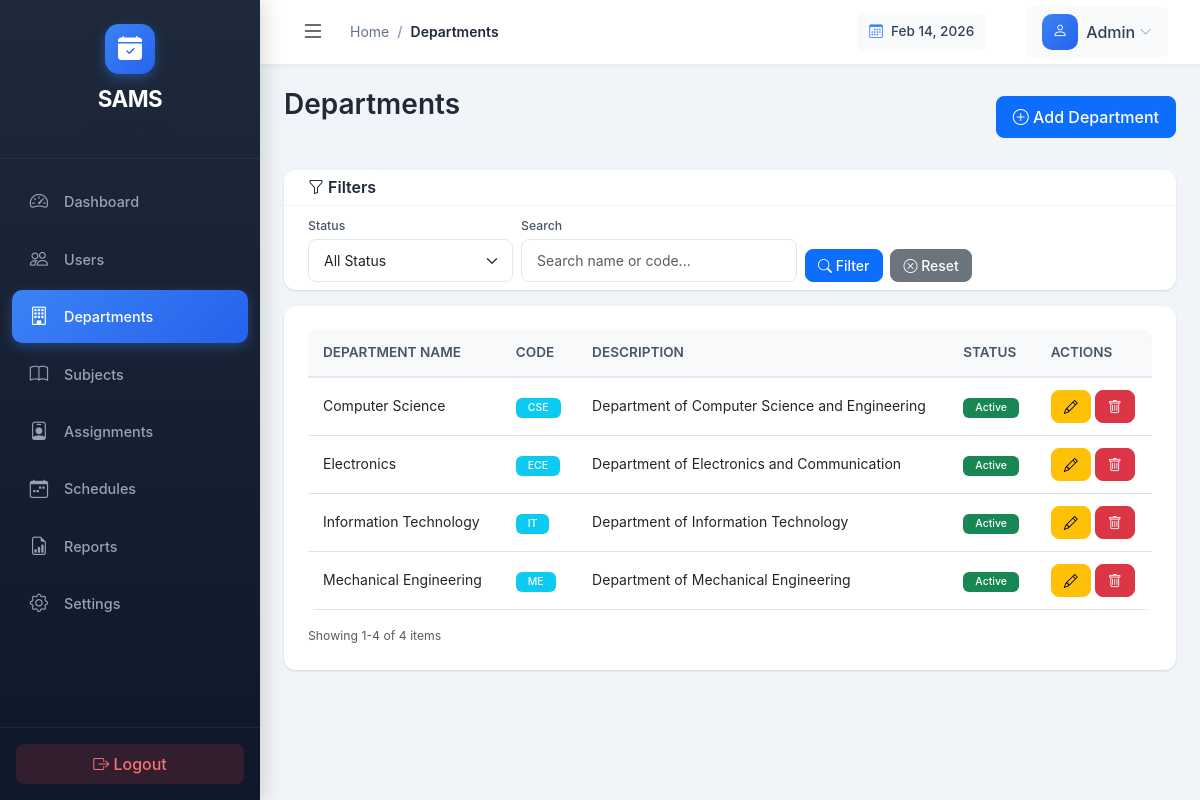
The page /admin/departments.php (signed in) on the database its author committed.
### tables this page shows
CREATE TABLE departments (
    id INT PRIMARY KEY AUTO_INCREMENT,
    name VARCHAR(100) NOT NULL,
    code VARCHAR(20) UNIQUE NOT NULL,
    description TEXT,
    hod_id INT,
    is_active BOOLEAN DEFAULT TRUE,
    created_at TIMESTAMP DEFAULT CURRENT_TIMESTAMP,
    updated_at TIMESTAMP DEFAULT CURRENT_TIMESTAMP ON UPDATE CURRENT_TIMESTAMP,
    FOREIGN KEY (hod_id) REFERENCES users(id) ON DELETE SET NULL,
    INDEX idx_code (code),
    INDEX idx_active (is_active)
);

### public/admin/departments.php (the view, shortened to what this page needs)
<?php
$database = new Database();
$db = $database->getConnection();
$departments = [];
if ($db) {
    try {
        $stmt = $db->query("SELECT * FROM departments ORDER BY name");
        $departments = $stmt->fetchAll();
    } catch (Exception $e) {
        error_log($e->getMessage());
    }
}
?>
<!DOCTYPE html>
<html lang="en">
<head>
    <link href="https://cdn.jsdelivr.net/npm/bootstrap@5.3.0/dist/css/bootstrap.min.css" rel="stylesheet">
    <link rel="stylesheet" href="https://cdn.jsdelivr.net/npm/bootstrap-icons@1.11.0/font/bootstrap-icons.css">
    <link rel="stylesheet" href="../assets/css/admin.css">
</head>
<body>
    <?php include '../includes/sidebar.php'; ?>
    <div class="main-content">
        <?php include '../includes/navbar.php'; ?>
        <div class="content-wrapper">
            <div class="d-flex justify-content-between align-items-center mb-4">
                <h2>Departments</h2>
                <button class="btn btn-primary" data-bs-toggle="modal" data-bs-target="#addDepartmentModal">
                    <i class="bi bi-plus-circle"></i> Add Department
                </button>
            </div>
            <div class="card mb-3">
                <div class="card-header py-2">
                    <h6 class="mb-0"><i class="bi bi-funnel"></i> Filters</h6>
                </div>
                <div class="card-body py-2">
                    <div class="row g-2 align-items-end">
                        <div class="col-md-3">
                            <label class="form-label small mb-1">Status</label>
                            <select class="form-select form-select-sm" id="filterStatus">
                                <option value="">All Status</option>
                            </select>
                        </div>
                        <div class="col-md-4">
                            <label class="form-label small mb-1">Search</label>
                            <input type="text" class="form-control form-control-sm" id="searchInput" placeholder="Search name or code...">
                        </div>
                        <div class="col-md-3">
                            <button class="btn btn-sm btn-primary me-1" onclick="applyFilters()"><i class="bi bi-search"></i> Filter</button>
                            <button class="btn btn-sm btn-secondary" onclick="resetFilters()"><i class="bi bi-x-circle"></i> Reset</button>
                        </div>
                    </div>
                </div>
            </div>
            <div class="card">
                <div class="card-body">
                    <div class="table-responsive">
                        <table class="table table-hover">
                            <thead class="table-light">
                                <tr>
                                    <th>Department Name</th>
                                    <th>Code</th>
                                    <th>Description</th>
                                    <th>Status</th>
                                    <th>Actions</th>
                                </tr>
                            </thead>
                            <tbody>
                                <?php if(empty($departments)): ?>
                                <tr>
                                    <td colspan="5" class="text-center text-muted py-4">No departments found</td>
                                </tr>
                                <?php else: foreach($departments as $dept): ?>
                                <tr>
                                    <td><?php echo htmlspecialchars($dept['name']); ?></td>
                                    <td><span class="badge bg-info"><?php echo htmlspecialchars($dept['code']); ?></span></td>
                                    <td><?php echo htmlspecialchars($dept['description'] ?? '-'); ?></td>
                                    <td>
                                        <?php echo $dept['is_active'] ? '<span class="badge bg-success">Active</span>' : '<span class="badge bg-danger">Inactive</span>'; ?>
                                    </td>
                                    <td>
                                        <button class="btn btn-sm btn-warning" onclick="editDept(<?php echo $dept['id']; ?>)" title="Edit"><i class="bi bi-pencil"></i></button>
                                        <button class="btn btn-sm btn-danger" onclick="deleteDept(<?php echo $dept['id']; ?>)" title="Delete"><i class="bi bi-trash"></i></button>
                                    </td>
                                </tr>
                                <?php endforeach; endif; ?>
                            </tbody>
                        </table>
                    </div>
                    <div class="d-flex justify-content-between align-items-center mt-3">
                        <div class="text-muted small">
                            Showing <span id="showingStart">1</span>-<span id="showingEnd">10</span> of <span id="totalItems"><?php echo count($departments); ?></span> items
                        </div>
                    </div>
                </div>
            </div>
        </div>
    </div>
    <div id="alertContainer" class="position-fixed top-0 end-0 p-3" style="z-index: 1050;"></div>
</body>
</html>

### public/assets/css/admin.css (style rules this page uses)
:root { --sidebar-width: 260px; --sidebar-collapsed-width: 80px; --sidebar-bg: linear-gradient(180deg, #1e293b 0%, #0f172a 100%); --sidebar-text: #94a3b8; --sidebar-active: #3b82f6; --sidebar-hover: rgba(255, 255, 255, 0.08); --main-bg: #f1f5f9; --card-shadow: 0 1px 3px rgba(0, 0, 0, 0.08), 0 1px 2px rgba(0, 0, 0, 0.06); --card-shadow-lg: 0 10px 15px -3px rgba(0, 0, 0, 0.1), 0 4px 6px -2px rgba(0, 0, 0, 0.05); --primary: #3b82f6; --primary-dark: #2563eb; --navbar-height: 64px; --border-radius: 12px; }
* { margin: 0; padding: 0; box-sizing: border-box; }
body { font-family: 'Inter', 'Segoe UI', Tahoma, Geneva, Verdana, sans-serif; background-color: var(--main-bg); overflow-x: hidden; font-size: 14px; line-height: 1.6; }
.main-content { margin-left: var(--sidebar-width); min-height: 100vh; transition: all 0.3s cubic-bezier(0.4, 0, 0.2, 1); background: var(--main-bg); }
.content-wrapper { padding: 30px; max-width: 1400px; margin: 0 auto; }
.card { border: none; border-radius: 12px; box-shadow: var(--card-shadow); margin-bottom: 1rem; }
.card-header { background: #fff; border-bottom: 1px solid #e2e8f0; padding: 15px 20px; border-radius: 12px 12px 0 0 !important; }
.card-body { padding: 20px; }
.table-responsive { border-radius: 8px; overflow: hidden; }
.table { margin-bottom: 0; }
.table thead { background: #f8fafc; }
.table thead th { border-bottom: 2px solid #e2e8f0; color: #475569; font-weight: 600; text-transform: uppercase; font-size: 0.85rem; padding: 12px 15px; }
.table tbody td { padding: 12px 15px; vertical-align: middle; }
.badge { padding: 5px 12px; font-weight: 500; border-radius: 6px; }
.btn { border-radius: 8px; padding: 8px 16px; font-weight: 500; transition: all 0.3s ease; }
.btn-sm { padding: 5px 12px; font-size: 0.875rem; }
.form-control, .form-select { border-radius: 8px; border: 1px solid #e2e8f0; padding: 10px 15px; transition: all 0.3s ease; }
.form-label { font-weight: 500; color: #475569; margin-bottom: 8px; }
.content-wrapper { padding: 1.5rem; }
.content-wrapper h2 { color: #1f2937; font-weight: 600; margin-bottom: 1.5rem; font-size: 1.75rem; }
.card { border: none; border-radius: var(--border-radius); box-shadow: var(--card-shadow); transition: all 0.3s ease; }
.card-header { background: white; border-bottom: 1px solid rgba(0, 0, 0, 0.05); padding: 1.25rem 1.5rem; border-radius: var(--border-radius) var(--border-radius) 0 0 !important; }
.card-header h6 { font-weight: 600; color: #1f2937; font-size: 1rem; }
.card-body { padding: 1.5rem; }

### rows shown on the page
departments: name "Computer Science", code "CSE", description "Department of Computer Science and Engineering", is_active "Active"
departments: name "Electronics", code "ECE", description "Department of Electronics and Communication", is_active "Active"
departments: name "Information Technology", code "IT", description "Department of Information Technology", is_active "Active"
departments: name "Mechanical Engineering", code "ME", description "Department of Mechanical Engineering", is_active "Active"

### other values the page prints
$item['label'] "Dashboard"
$item['label'] "Users"
$item['label'] "Departments"
$item['label'] "Subjects"
$item['label'] "Assignments"
$item['label'] "Schedules"
$item['label'] "Reports"
$item['label'] "Settings"
$pageTitle "Departments"
$_SESSION['user_name'] "Admin"
count($departments) "4"
